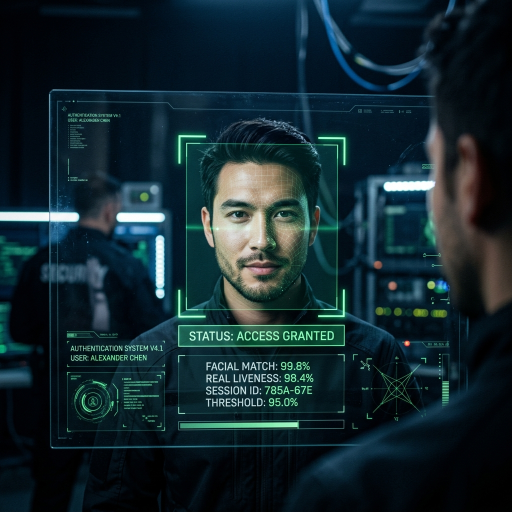
#> input picture assets/scan_real.png, 1024 x 1024 px (shown at 1/2 size); its folder holds only this picture in this run
$ python -i train_model.py   (imports and definitions only)
#> lines starting #> are read from the running program, lines starting #| are printed output that depends on the picture
import os
import cv2
import numpy as np
from skimage.feature import local_binary_pattern
from sklearn.svm import SVC
from sklearn.model_selection import train_test_split
from sklearn.metrics import accuracy_score
from sklearn.preprocessing import StandardScaler
import joblib
from tqdm import tqdm

# ==========================================================
# LBP CONFIGURATION
# ==========================================================

# Radius around each pixel for LBP analysis.
# Larger radius = larger texture area analyzed.
radius = 2

# Number of neighboring points around the center pixel.
# Usually calculated as:
# 8 * radius
# Here:
# 8 * 2 = 16
n_points = 16


# ==========================================================
# LOAD FACE DETECTION MODEL
# ==========================================================

# Haar Cascade is a pre-trained face detector included in OpenCV.
# It detects frontal human faces inside images.
# The XML file contains thousands of trained face patterns.

face_cascade = cv2.CascadeClassifier(
    cv2.data.haarcascades +
    'haarcascade_frontalface_default.xml'
)

# ==========================================================
# FEATURE EXTRACTION FUNCTION
# ==========================================================

def extract_lbp_features(image_path):


    # Read image from disk
#> called with image_path = '../assets/scan_real.png'
    image = cv2.imread(image_path)
#> image is the input picture: shape (1024, 1024, 3); mean B, G, R 46.1, 39.6, 19.8

    # corrupted image
    if image is None:
        return None

    # ------------------------------------------------------
    # Convert image to grayscale
    # ------------------------------------------------------
    # LBP does not need color information.
    # It only analyzes texture and intensity patterns.
    gray = cv2.cvtColor(image, cv2.COLOR_BGR2GRAY)
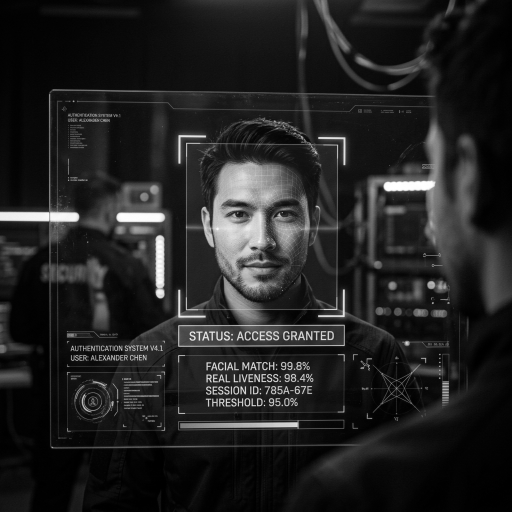
#> gray: shape (1024, 1024) (shown at 1/2 size); min 0, max 255, mean 34.4

    # ------------------------------------------------------
    # Detect faces in image
    # ------------------------------------------------------
    faces = face_cascade.detectMultiScale(
        gray,

        # Scale factor:
        # The image is resized multiple times during detection.
        # 1.1 means reduce image size by 10% each step.
        scaleFactor=1.1,

        # Minimum number of detections required
        # before considering a region as a face.
        # Higher value = fewer false detections.
        minNeighbors=5
    )
#> faces = [[394, 327, 257, 257]]

    # ------------------------------------------------------
    # Skip images without detected faces
    # ------------------------------------------------------
    # This prevents training on:
    # - background
    # - walls
    # - random objects
    if len(faces) == 0:
        return None

    # ------------------------------------------------------
    # Select the largest detected face
    # ------------------------------------------------------
    # Sometimes multiple faces appear.
    # We assume the biggest face is the main subject.
    (x, y, w, h) = max(
        faces,

        # Calculate face area:
        # width * height
        key=lambda rect: rect[2] * rect[3]
    )
#> x = 394; y = 327; w = 257; h = 257

    # ------------------------------------------------------
    # Extract face region only
    # ------------------------------------------------------
    # ROI = Region Of Interest
    # Crop only the face area.
    face_roi = gray[y:y+h, x:x+w]
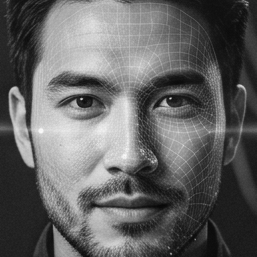
#> face_roi: shape (257, 257); min 8, max 249, mean 99.4

    # ------------------------------------------------------
    # Resize face image
    # ------------------------------------------------------
    # All images must have the same size
    # before feature extraction.
    face_roi = cv2.resize(face_roi, (100, 100))
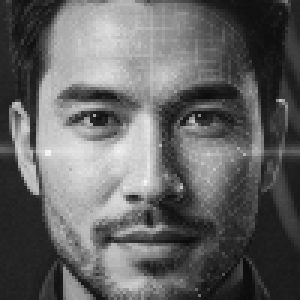
#> face_roi: shape (100, 100) (shown 3 times larger); min 10, max 247, mean 99.4

    # ======================================================
    # EXTRACT LBP TEXTURE FEATURES
    # ======================================================

    lbp = local_binary_pattern(
        face_roi,

        # Number of neighboring points
        n_points,

        # Radius around each pixel
        radius,

        # Uniform LBP:
        # Faster and more stable than basic LBP
        method="uniform"
    )
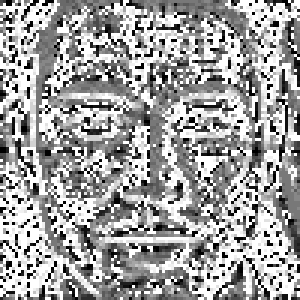
#> lbp: shape (100, 100) float64 (shown 3 times larger); min 0, max 17, mean 10.69; drawn with min black and max white

    # ------------------------------------------------------
    # Build histogram from LBP image
    # ------------------------------------------------------
    # Histogram converts texture patterns into numerical features.
    (hist, _) = np.histogram(

        # Flatten image into 1D array
        lbp.ravel(),

        # Histogram bins
        bins=np.arange(0, n_points + 3),

        # Value range
        range=(0, n_points + 2)
    )
#> hist = 18 values, max 3049 at index 17, min 201 at index 12, mean 555.6

    # Convert histogram to float
    hist = hist.astype("float")

    # ------------------------------------------------------
    # Normalize histogram
    # ------------------------------------------------------
    # This makes all feature vectors comparable
    # regardless of image brightness or size.
    hist /= (hist.sum() + 1e-7)
#> hist = 18 values, max 0.305 at index 17, min 0.0201 at index 12, mean 0.0556

    # Return extracted features
    return hist


# ==========================================================
# LOAD DATASET
# ==========================================================

# [1 line not run here, left out]

# Feature vectors will be stored here
data = []

# Labels will be stored here
labels = []

# ----------------------------------------------------------
# Dataset labels
# ----------------------------------------------------------
# Real face  -> 1
# Fake face  -> 0
dataset_paths = {
    "real": 1,
    "spoof": 0
}

# Root dataset directory
base_dir = "my_dataset"

# ==========================================================
# PROCESS DATASET
# ==========================================================

# Loop through:
# - real folder
# - spoof folder
# [33 lines not run here, left out]

# ==========================================================
# CONVERT TO NUMPY ARRAYS
# ==========================================================

data = np.array(data)
labels = np.array(labels)

# [8 lines not run here, left out]

# [15 lines that did not run here, left out]


# ==========================================================
# FEATURE SCALING
# ==========================================================

# [1 line not run here, left out]

# Create scaler object
scaler = StandardScaler()

# ----------------------------------------------------------
# Learn scaling parameters from training data
# then transform training data
# ----------------------------------------------------------
# [1 line that did not run here, left out]

# ----------------------------------------------------------
# Apply same scaling to testing data
# ----------------------------------------------------------
# [1 line that did not run here, left out]


# ==========================================================
# TRAIN SVM MODEL
# ==========================================================

# [1 line not run here, left out]

# Create SVM classifier
model = SVC(

    # RBF kernel:
    # Excellent for non-linear data
    kernel="rbf",

    # Regularization parameter
    # Larger value = stronger fitting
    C=10.0,

    # Automatically scale gamma
    gamma="scale",

    # Enable probability predictions
    probability=True
)

# ----------------------------------------------------------
# Train the AI model
# ----------------------------------------------------------
# [8 lines not run here, left out]

# Predict labels for testing data
# [1 line that did not run here, left out]

# Calculate accuracy score
# [1 line that did not run here, left out]

# [15 lines not run here, left out]

>>> result = extract_lbp_features('../assets/scan_real.png')
#> result has the same summary as hist in extract_lbp_features

$ run again, on assets/scan_spoof.png
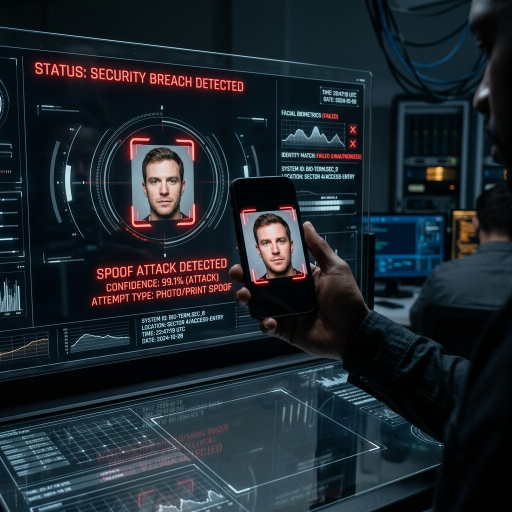
#> input picture assets/scan_spoof.png, 1024 x 1024 px (shown at 1/2 size)
#> in extract_lbp_features, image is the input picture: shape (1024, 1024, 3); mean B, G, R 45.7, 38.8, 30
#> in extract_lbp_features, `gray = cv2.cvtColor(image, cv2.COLOR_BGR2GRAY)`:
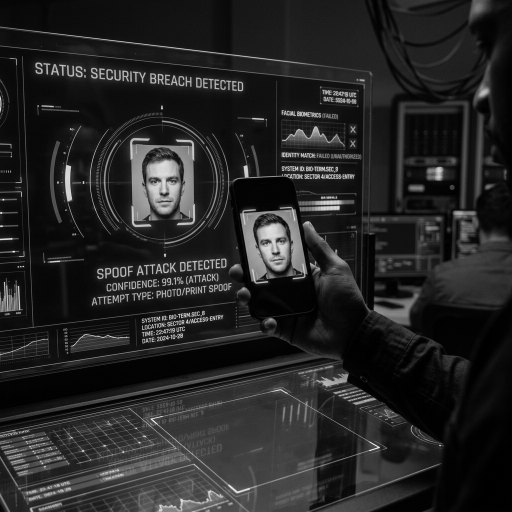
#> gray: shape (1024, 1024) (shown at 1/2 size); min 0, max 251, mean 37
#> faces = [[506, 451, 84, 84], [281, 326, 95, 95]]
#> x = 281; y = 326; w = 95
#> in extract_lbp_features, `lbp = local_binary_pattern( face_roi,  # Number of neighboring points ..`:
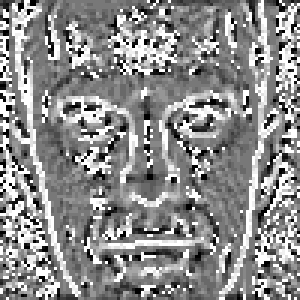
#> lbp: shape (100, 100) float64 (shown 3 times larger); min 0, max 17, mean 9.36; drawn with min black and max white
#> in extract_lbp_features, `(hist, _) = np.histogram(`: hist = 18 values, max 1837 at index 8, min 205 at index 15, mean 555.6
#> in extract_lbp_features, `hist /= (hist.sum() + 1e-7)`: hist = 18 values, max 0.184 at index 8, min 0.0205 at index 15, mean 0.0556
#> result has the same summary as hist in extract_lbp_features
